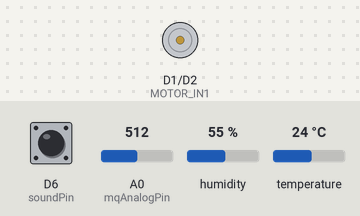
Recording of a sketch running on a simulated ESP8266 (NodeMCU). Shown: motor-driver pin pairs drawn as motors (green arrow = first pin HIGH = forward, orange = second pin HIGH = backward, longer = more drive). The inputs (shaded band) are chosen by the test bench; at power-on: temperature 24 °C, D6 (soundPin) HIGH, A0 (mqAnalogPin) = 512, humidity 55 %. WiFi joins after 1.5 s; servers stay silent unless stated; the local clock reads 2024-03-15 10:24:30 at power-on unless the sketch sets it; what the sketch prints to the serial monitor is not drawn.

Above: at 2.7 s.
2.8 s: temperature set to 29.3 °C
5.0 s: temperature set to 30.8 °C
At 6.9 s:
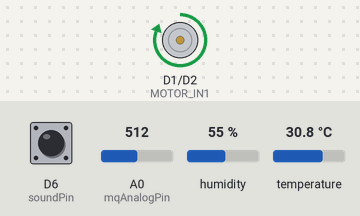
Timing chart, 0 to 13.6 s (numbered marks = the images above; inputs shaded):
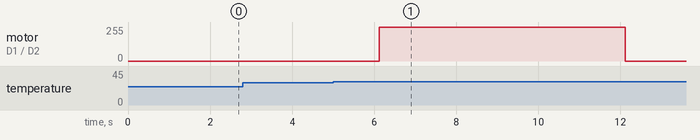

The sketch:

esp9266-smart-room-monitor.ino
```cpp
#include <DHT.h>
#include <ESP8266WiFi.h>
#include <FirebaseESP8266.h>
#include <time.h>

// ----------- DHT22 -------------
#define DHTPIN D5
#define DHTTYPE DHT22
DHT dht(DHTPIN, DHTTYPE);

// ----------- Sensors -----------
const int soundPin = D6;
const int mqAnalogPin = A0;

// ----------- Motor Driver -------
#define MOTOR_IN1 D1
#define MOTOR_IN2 D2

// -------- Motor timing ----------
const int motorRunTime = 6000; // milliseconds motor runs to open/close curtain
bool curtainOpen = false;

// --------- MQ smoothing ---------
const int MQ_SMOOTH_COUNT = 8;
int mqSamples[MQ_SMOOTH_COUNT];
int mqIndex = 0;
bool mqFilled = false;

// -------- Sound tuning ----------
const int soundSampleWindow = 100;
const int noiseThreshold = 50;

// -------- WiFi ------------------
#define WIFI_SSID "abcd"
#define WIFI_PASSWORD "****"

// -------- Firebase --------------
FirebaseConfig config;
FirebaseAuth auth;
FirebaseData fbdo;

// -------- Time (NTP) ------------
const char* ntpServer = "pool.ntp.org";
const long gmtOffset_sec = 19800;
const int daylightOffset_sec = 0;

// -------- Logging interval ------
unsigned long lastLogTime = 0;
const unsigned long logInterval = 5 * 60 * 1000;


// ---------- Motor Control --------

void openCurtain() {

  if (curtainOpen) return;

  Serial.println("Opening Curtain");

  digitalWrite(MOTOR_IN1, HIGH);
  digitalWrite(MOTOR_IN2, LOW);

  delay(motorRunTime);

  digitalWrite(MOTOR_IN1, LOW);
  digitalWrite(MOTOR_IN2, LOW);

  curtainOpen = true;
}

void closeCurtain() {

  if (!curtainOpen) return;

  Serial.println("Closing Curtain");

  digitalWrite(MOTOR_IN1, LOW);
  digitalWrite(MOTOR_IN2, HIGH);

  delay(motorRunTime);

  digitalWrite(MOTOR_IN1, LOW);
  digitalWrite(MOTOR_IN2, LOW);

  curtainOpen = false;
}


// -------- MQ smoothing ----------
float mqGetSmoothed() {

  long sum = 0;
  int count = mqFilled ? MQ_SMOOTH_COUNT : mqIndex;

  if (count == 0)
    return 0;

  for (int i = 0; i < count; i++)
    sum += mqSamples[i];

  return (float)sum / count;
}


// -------- Setup -----------------

void setup() {

  Serial.begin(115200);

  dht.begin();

  pinMode(soundPin, INPUT);

  pinMode(MOTOR_IN1, OUTPUT);
  pinMode(MOTOR_IN2, OUTPUT);

  digitalWrite(MOTOR_IN1, LOW);
  digitalWrite(MOTOR_IN2, LOW);

  for (int i = 0; i < MQ_SMOOTH_COUNT; i++)
    mqSamples[i] = 0;

  // WiFi connection
  WiFi.begin(WIFI_SSID, WIFI_PASSWORD);

  Serial.print("Connecting to WiFi");

  while (WiFi.status() != WL_CONNECTED) {
    delay(500);
    Serial.print(".");
  }

  Serial.println("\nWiFi Connected");

  // NTP
  configTime(gmtOffset_sec, daylightOffset_sec, ntpServer);

  Serial.print("Syncing time");

  time_t now = time(nullptr);

  while (now < 100000) {
    delay(500);
    Serial.print(".");
    now = time(nullptr);
  }

  Serial.println("\nTime Synced");

  // Firebase
  config.database_url = "****";
  config.signer.tokens.legacy_token = "****";

  Firebase.begin(&config, &auth);
  Firebase.reconnectWiFi(true);
}


// -------- Main Loop --------------

void loop() {

  float humidity = dht.readHumidity();
  float temperature = dht.readTemperature();

  if (isnan(temperature) || isnan(humidity)) {
    Serial.println("DHT read error");
    delay(2000);
    return;
  }

  // MQ sensor
  int mqRaw = analogRead(mqAnalogPin);

  mqSamples[mqIndex++] = mqRaw;

  if (mqIndex >= MQ_SMOOTH_COUNT) {
    mqIndex = 0;
    mqFilled = true;
  }

  float mqAvg = mqGetSmoothed();

  // Sound sensor
  int triggerCount = 0;

  unsigned long startTime = millis();

  while (millis() - startTime < soundSampleWindow) {

    if (digitalRead(soundPin) == LOW)
      triggerCount++;

    delayMicroseconds(50);
  }

  // Air quality classification
  String airQualityStatus;

  if (mqAvg < 200)
    airQualityStatus = "GOOD";
  else if (mqAvg < 400)
    airQualityStatus = "MODERATE";
  else
    airQualityStatus = "POOR";

  // Sound classification
  String soundStatus = (triggerCount > noiseThreshold) ? "NOISY" : "QUIET";

  // -------- Curtain Automation --------

  if (temperature > 30) {
    openCurtain();
  }

  if (temperature < 25) {
    closeCurtain();
  }

  time_t now = time(nullptr);

  // -------- Firebase Realtime Upload -----

  FirebaseJson json;

  json.set("temperature", temperature);
  json.set("humidity", humidity);
  json.set("airQualityRaw", mqAvg);
  json.set("airQualityStatus", airQualityStatus);
  json.set("soundTriggers", triggerCount);
  json.set("soundStatus", soundStatus);
  json.set("curtainOpen", curtainOpen);
  json.set("lastUpdate", (unsigned long)now);

  if (Firebase.setJSON(fbdo, "/environment", json)) {
    Serial.println("Firebase updated");
  } else {
    Serial.println("Firebase Error: " + fbdo.errorReason());
  }

  // -------- Historical Logging ----------

  unsigned long currentMillis = millis();

  if (currentMillis - lastLogTime >= logInterval) {

    lastLogTime = currentMillis;

    String timestamp = String(now);
    String path = "/environmentHistory/" + timestamp;

    Firebase.setJSON(fbdo, path.c_str(), json);

    Serial.println("Historical data saved");
  }

  delay(2000);
}
```

Measured:
- the behaviour switches between 30 and 30.1 °C on temperature (found by bisection; images 0 and 1)
- after the input at 2.8 s, every drawn part: stays the same
- after the input at 5.0 s, motor on D1 (MOTOR_IN1) / D2 (MOTOR_IN2): stopped → forward 255/255 after 1.1 s, → stopped 6.0 s later
